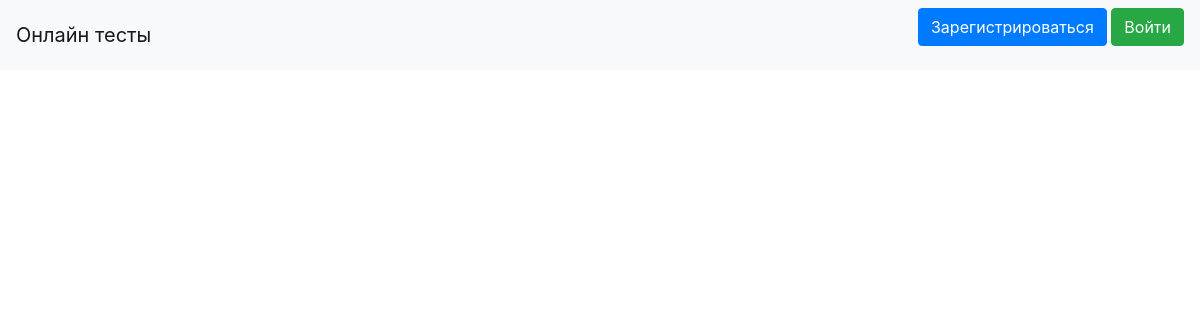
The app's page /, older data.
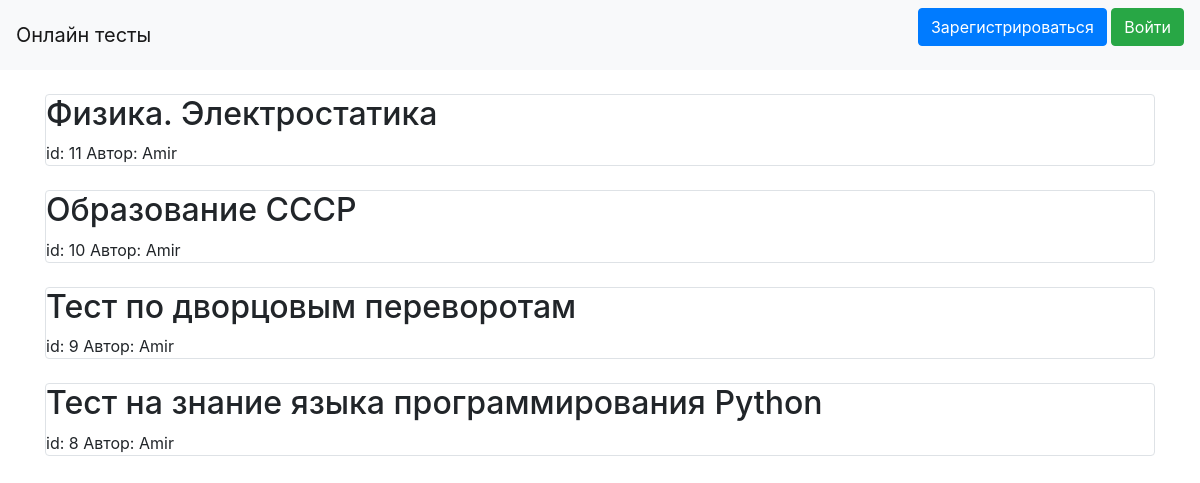
The same page, newer data.
### tables this page shows
CREATE TABLE tests (id INTEGER UNIQUE PRIMARY KEY AUTOINCREMENT NOT NULL, title STRING NOT NULL, user_id INTEGER NOT NULL REFERENCES users (id));

CREATE TABLE users (id INTEGER NOT NULL UNIQUE PRIMARY KEY AUTOINCREMENT, name STRING NOT NULL, email STRING NOT NULL, password STRING NOT NULL, about TEXT, created_date STRING NOT NULL);

### main.py (the view)
@app.route('/')
def index():
    tests = db_functions.select_all_tests()
    for i in range(len(tests)):
        test = tests[i]
        tests[i] = Test(test[TEST_TITLE], test[USER_ID])
    tests = tests[::-1]
    return render_template('index.html', title='Онлайн тесты',
                           current_user=current_user, tests=tests)

### data/db_functions.py (called while the page is built)
def select_user(id):
    query = f"""SELECT * FROM {USERS} WHERE {ID} = {id}"""
    result = cur.execute(query).fetchone()
    user_info = {ID: result[0], NAME: result[1], EMAIL: result[2],
                 PASSWORD: result[3], ABOUT: result[4], CREATED_DATE: result[5]}
    return user_info

def get_test_id(title, user_id):
    query = f"""SELECT {ID} FROM {TESTS}
                WHERE {TEST_TITLE} = '{title}' AND {USER_ID} = '{user_id}'"""
    test_id = cur.execute(query).fetchall()
    if test_id:
        return test_id[0][0]
    return None

def select_all_tests():
    query = f"""SELECT * FROM {TESTS}"""
    tests = cur.execute(query).fetchall()
    result = []
    for test in tests:
        result.append({ID: test[0], TEST_TITLE: test[1], USER_ID: test[2]})
    return result

### data/test.py (called while the page is built)
    def get_id(self):
        return db_functions.get_test_id(self.title, self.user_id)

    def get_user_name(self):
        return db_functions.select_user(self.user_id)[NAME]

### templates/index.html (shortened to what this page needs)
{% extends "base.html" %}
{% block content %}
<br>
{% for test in tests %}
    <div class="col-md6 border rounded">
        <h2>{{ test.title }}</h2>
        <div>
            id: {{ test.id }}
            Автор: {{ test.user_name }}
        </div>
    </div><br>
{% endfor %}
{% endblock %}

### templates/base.html (shortened to what this page needs)
<!DOCTYPE html>
<html lang="ru">
<head>
    <link rel="stylesheet"
          href="https://stackpath.bootstrapcdn.com/bootstrap/4.4.1/css/bootstrap.min.css"
>
</head>
<body>
<header>
    <nav class="navbar navbar-light bg-light">
        <a class="navbar-brand" href="/">Онлайн тесты</a>
        {% if current_user.is_authenticated %}
            <a class="navbar-brand" href="/logout">{{ current_user.name }}</a>
        {% else %}
            <p>
                <a class="btn btn-primary" href="/register">Зарегистрироваться</a>
                <a class="btn btn-success" href="/login">Войти</a>
            </p>
        {% endif %}
    </nav>
</header>
<main role="main" class="container">
    {% block content %} {% endblock %}
</main>
</body>
</html>

Row changes from the older to the newer data that the page shows:
added tests: title "Физика. Электростатика"
added users: user_name "Amir" "Amir" "Amir" "Amir"
added tests: title "Образование СССР"
added tests: title "Тест по дворцовым переворотам"
added tests: title "Тест на знание языка программирования Python"
Text that changed along with them:
new list line: "id: 11 Автор:"
new list line: "id: 10 Автор:"
new list line: "id: 9 Автор:"
new list line: "id: 8 Автор:"
